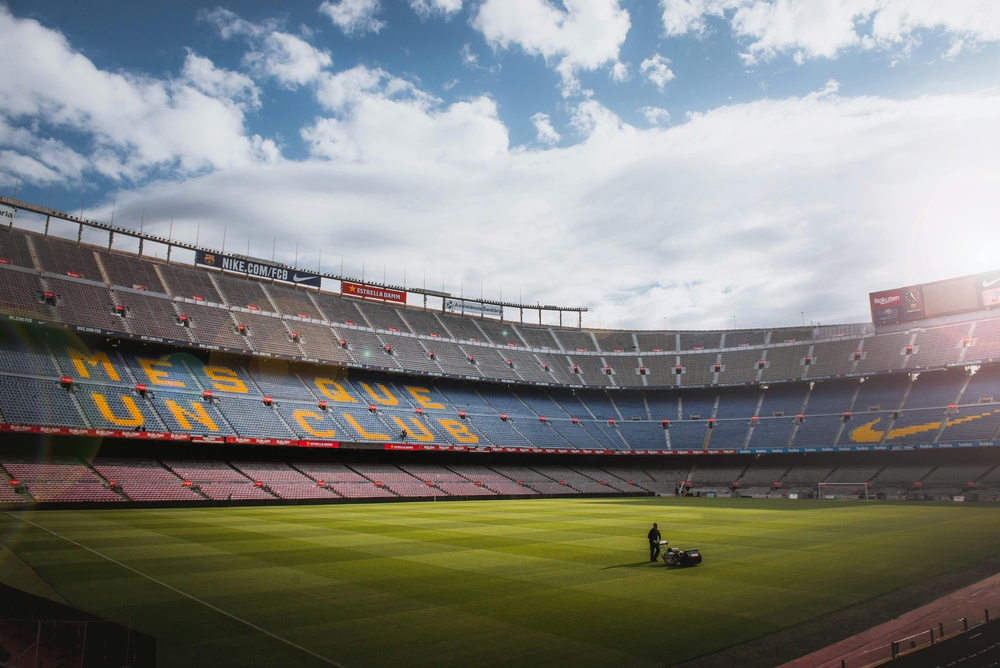
#> input picture lo1/lol.jpg, 1000 x 668 px, shrunk from 6016 x 4016 before the run
$ python 'read , write & GrayScaling an image.py'
#> lines starting #> are read from the running program, lines starting #| are printed output that depends on the picture
import cv2

image  = cv2.imread("lol.jpg")
#> image is the input picture: shape (668, 1000, 3); mean B, G, R 126, 130.3, 128.2

gray_image = cv2.cvtColor(image,cv2.COLOR_BGR2GRAY)
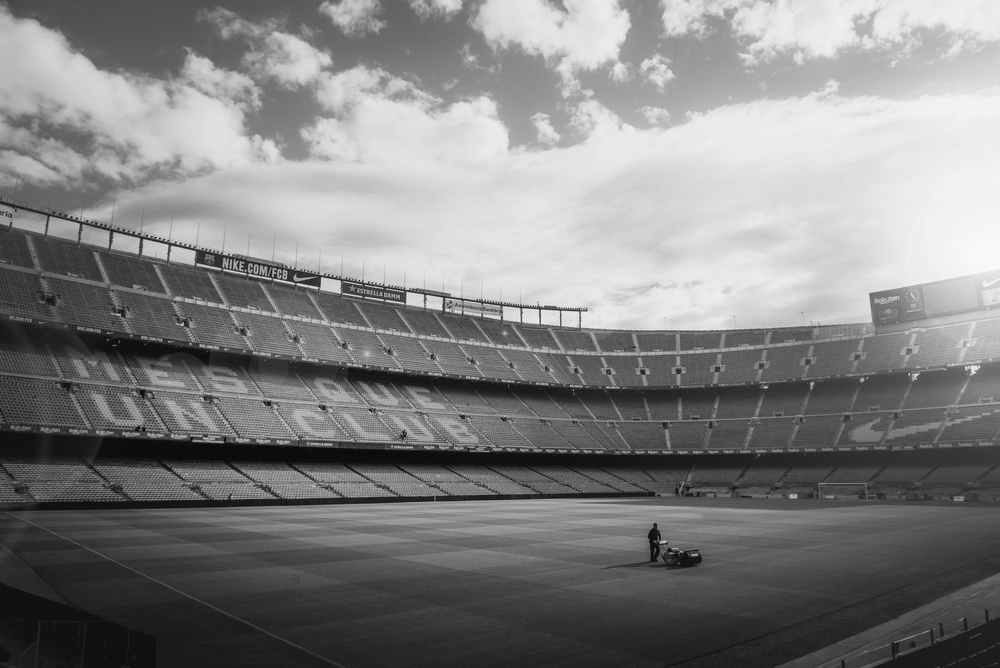
#> gray_image: shape (668, 1000); min 3, max 251, mean 129.2

cv2.imshow("grey",gray_image)
cv2.imshow('original',image)
cv2.imwrite('edited.jpg',gray_image)

cv2.waitKey(0)
cv2.destroyAllWindows()
